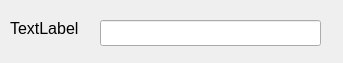
<?xml version="1.0" encoding="UTF-8"?>
<ui version="4.0">
 <class>Form</class>
 <widget class="QWidget" name="Form">
  <property name="geometry">
   <rect>
    <x>0</x>
    <y>0</y>
    <width>343</width>
    <height>63</height>
   </rect>
  </property>
  <property name="windowTitle">
   <string>Form</string>
  </property>
  <widget class="QLabel" name="name_label">
   <property name="geometry">
    <rect>
     <x>10</x>
     <y>20</y>
     <width>111</width>
     <height>16</height>
    </rect>
   </property>
   <property name="font">
    <font>
     <pointsize>12</pointsize>
    </font>
   </property>
   <property name="text">
    <string>TextLabel</string>
   </property>
  </widget>
  <widget class="QLineEdit" name="lineEdit">
   <property name="geometry">
    <rect>
     <x>100</x>
     <y>20</y>
     <width>221</width>
     <height>26</height>
    </rect>
   </property>
   <property name="readOnly">
    <bool>true</bool>
   </property>
  </widget>
 </widget>
 <resources/>
 <connections/>
</ui>
